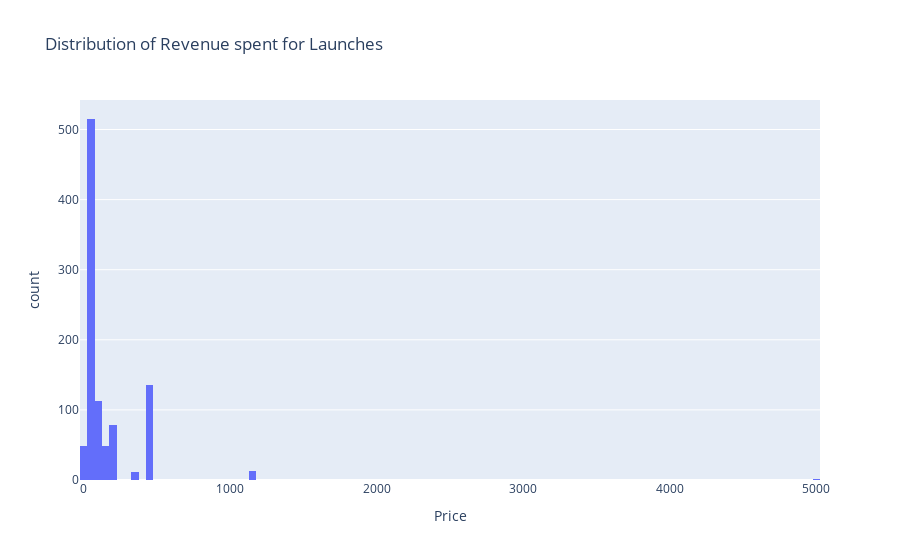

The notebook cell this image was saved under:
### Code cell
px.histogram(data_frame=price_data, x=price_data.Price, title='Distribution of Revenue spent for Launches')

# Amount spent mostly ranges between 25-74 million dollars

### Figure 1 — Plotly figure (JSON) as saved in the notebook; plotly's stock layout.template omitted (floating-point values rounded to 4 significant figures; data arrays with more than 128 entries replaced by an {"elided": "..."} marker saying what was removed)
{"data": [{"alignmentgroup": "True", "bingroup": "x", "hovertemplate": "Price=%{x}<br>count=%{y}<extra></extra>", "legendgroup": "", "marker": {"color": "#636efa", "pattern": {"shape": ""}}, "name": "", "offsetgroup": "", "orientation": "v", "showlegend": false, "type": "histogram", "x": {"elided": "964 float values"}, "xaxis": "x", "yaxis": "y"}], "layout": {"barmode": "relative", "legend": {"tracegroupgap": 0}, "title": {"text": "Distribution of Revenue spent for Launches"}, "xaxis": {"anchor": "y", "domain": [0, 1], "title": {"text": "Price"}}, "yaxis": {"anchor": "x", "domain": [0, 1], "title": {"text": "count"}}}}
